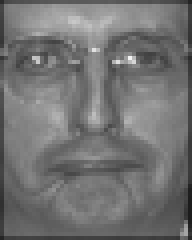
#> input picture pa_3/data/fa_H/00001_930831_fa_a.pgm, 48 x 60 px (shown 4 times larger); its folder holds 4 pictures in this run
$ python experiments.py
#> lines starting #> are read from the running program, lines starting #| are printed output that depends on the picture
import pathlib

import cv2
import numpy as np


def load_img(path: pathlib.Path) -> np.ndarray | None:
    """Load ppm image."""
    img = cv2.imread(str(path))
#> img is the input picture: shape (60, 48, 3); min 28, max 243, mean 114.6
    if img is None:
        return None
    return cv2.cvtColor(img, cv2.COLOR_BGR2RGB)


def compute_eigh(mat: np.ndarray, k: int) -> np.ndarray:
    """Compute the top k eigenvalues and eigenvectors of a matrix.
    Returns in descending order with respect to eigenvalues.
    """
    w, v = np.linalg.eig(mat)
    np.argsort(w)[::-1]
    w = w[k]
    v = v[:, k]
    return w, v


def load_feret(datasets: dict) -> dict:
    """Load the FERET dataset into dictionary."""
    for dataset in datasets.values():
        for img_path in dataset["dir"].glob("*.pgm"):
            img = load_img(img_path)
            if img is not None:
                dataset["imgs"].append(img)
            else:
                msg = f"Failed to load image at {img_path}"
                raise ValueError(msg)
    print("Datasets loaded:")
    print({k: len(v["imgs"]) for k, v in datasets.items()})
    return datasets


def calc_avg_face(dataset: dict) -> np.ndarray:
    """Calculate the average face of a dataset."""
    return np.mean(dataset["imgs"], axis=0)


def main() -> None:
    datasets = {
        "fa_H": {"imgs": [], "dir": pathlib.Path("data/fa_H")},
        "fa_L": {"imgs": [], "dir": pathlib.Path("data/fa_L")},
        "fb_H": {"imgs": [], "dir": pathlib.Path("data/fb_H")},
        "fb_L": {"imgs": [], "dir": pathlib.Path("data/fb_L")},
    }
    datasets = load_feret(datasets)
#> datasets = 4 items

    # Store average face for each dataset
    for name, dataset in datasets.items():
        avg_face = calc_avg_face(dataset)
        datasets[name]["avg_face"] = avg_face
#> this loop made 4 passes
#> name on passes 1 to 4: 'fa_H', 'fa_L', 'fb_H', 'fb_L'
#> pass 1, in main, `avg_face = calc_avg_face(dataset)`:
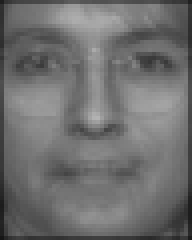
#> avg_face: shape (60, 48, 3) float64 (shown 4 times larger); min 22, max 179, mean 111.4

    # Flatten each image and calc it's mean-subtracted version
    for dataset in datasets.values():
        dataset["flat_imgs"] = [img.flatten() for img in dataset["imgs"]]
        dataset["flat_avg_face"] = dataset["avg_face"].flatten()
        dataset["mean_sub_imgs"] = [img - dataset["flat_avg_face"] for img in dataset["flat_imgs"]]
#> this loop made 4 passes

    # Calculate the small μ_i, v_i of A^T @ A
    # Then calculate the large λ_i, u_i of A @ A^T and normalize to unit
    for dataset in datasets.values():
        A = np.stack(dataset["mean_sub_imgs"], axis=1)
        cov = A.T @ A
        w, v = compute_eigh(cov, k=10)
        u = A @ v
        u = u / np.linalg.norm(u, axis=0)
        dataset["eigenvalues"] = w
        dataset["eigenvectors"] = u
#> this loop made 1 pass
#> w on pass 1: [20154273.1, 6.89e-10, 3367770.2, 2689771.9]


if __name__ == "__main__":
#> (the run stopped early here; a loop or call above may not have finished)
